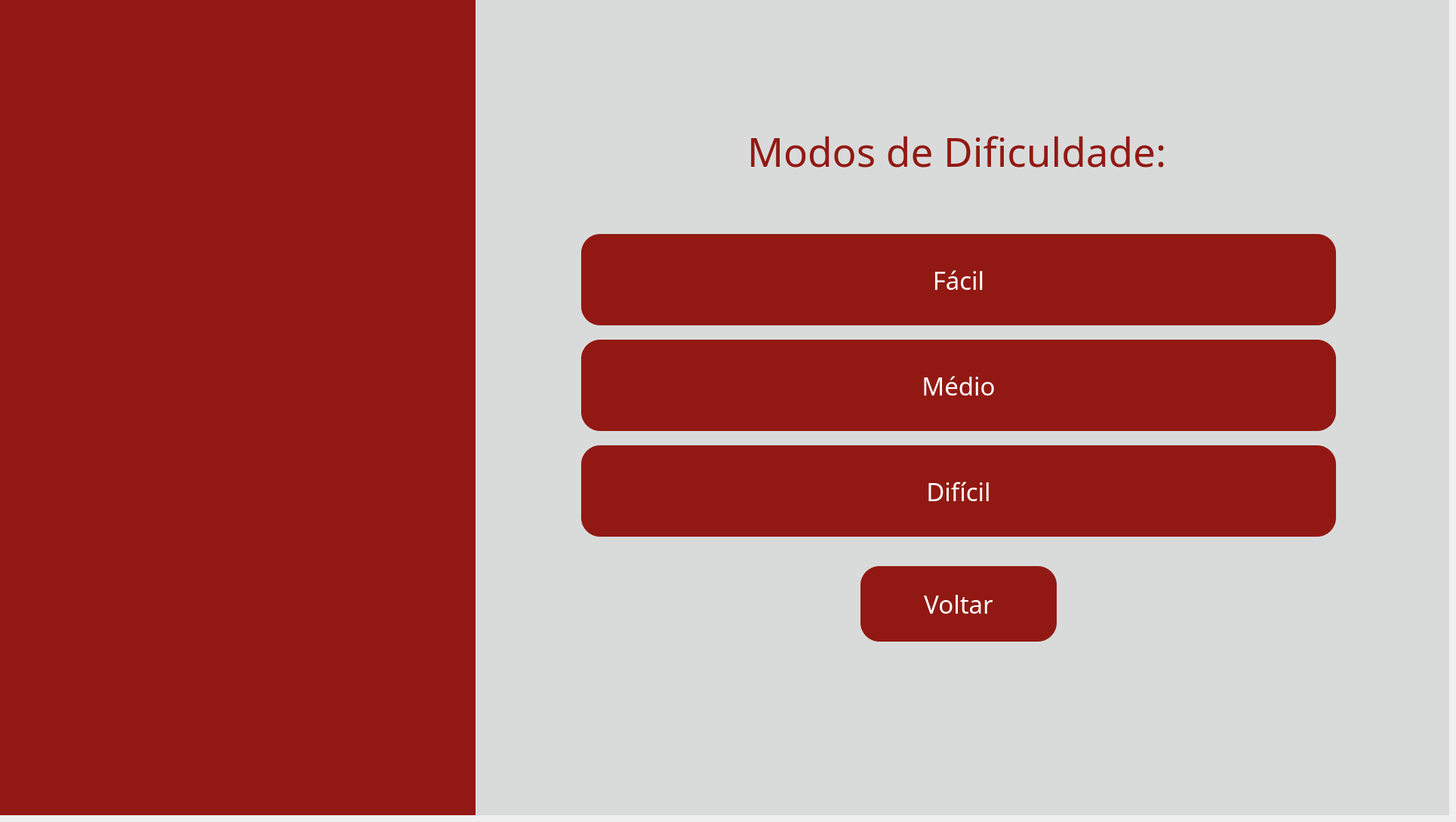
    <widget class="QWidget" name="pg_modos">
     <widget class="QWidget" name="fundo_modos" native="true">
      <property name="geometry">
       <rect>
        <x>0</x>
        <y>0</y>
        <width>1920</width>
        <height>1080</height>
       </rect>
      </property>
      <property name="styleSheet">
       <string notr="true">background-color: #d9dbdb</string>
      </property>
      <widget class="QWidget" name="barra_modos" native="true">
       <property name="geometry">
        <rect>
         <x>0</x>
         <y>0</y>
         <width>630</width>
         <height>1080</height>
        </rect>
       </property>
       <property name="styleSheet">
        <string notr="true">background-color: #921913;</string>
       </property>
       <widget class="QLabel" name="img_fundo_modos">
        <property name="geometry">
         <rect>
          <x>-60</x>
          <y>-60</y>
          <width>731</width>
          <height>1200</height>
         </rect>
        </property>
        <property name="text">
         <string/>
        </property>
        <property name="pixmap">
         <pixmap>../images/fundoetec.png</pixmap>
        </property>
        <property name="scaledContents">
         <bool>true</bool>
        </property>
       </widget>
      </widget>
      <widget class="QLabel" name="lbl_titulo_modos">
       <property name="geometry">
        <rect>
         <x>990</x>
         <y>170</y>
         <width>571</width>
         <height>61</height>
        </rect>
       </property>
       <property name="font">
        <font>
         <family>Arbutus Slab</family>
         <pointsize>40</pointsize>
        </font>
       </property>
       <property name="styleSheet">
        <string notr="true">color: #921913;</string>
       </property>
       <property name="text">
        <string>Modos de Dificuldade:</string>
       </property>
      </widget>
      <widget class="QPushButton" name="btn_voltarperfil4">
       <property name="geometry">
        <rect>
         <x>1140</x>
         <y>750</y>
         <width>260</width>
         <height>100</height>
        </rect>
       </property>
       <property name="font">
        <font>
         <family>Arbutus Slab</family>
         <pointsize>25</pointsize>
        </font>
       </property>
       <property name="styleSheet">
        <string notr="true">QPushButton{
    background-color: #921913;
    border: none;
    border-radius: 25px;
    color: white;
}

QPushButton:hover{
    background-color: #7a1410;
}

QPushButton:pressed{
    background-color: #5a0f0c;
}</string>
       </property>
       <property name="text">
        <string>Voltar</string>
       </property>
      </widget>
      <widget class="QPushButton" name="btn_medio">
       <property name="geometry">
        <rect>
         <x>770</x>
         <y>450</y>
         <width>1000</width>
         <height>121</height>
        </rect>
       </property>
       <property name="font">
        <font>
         <family>Arbutus Slab</family>
         <pointsize>25</pointsize>
        </font>
       </property>
       <property name="styleSheet">
        <string notr="true">QPushButton{
    background-color: #921913;
    border: none;
    border-radius: 25px;
    color: white;
}
QPushButton{
    background-color: #921913;
    border: none;
    border-radius: 25px;
    color: white;
}

QPushButton:hover{
    background-color: #7a1410;
}

QPushButton:pressed{
    background-color: #5a0f0c;
}:hover{
    background-color: #62100d;
}</string>
       </property>
       <property name="text">
        <string>Médio</string>
       </property>
      </widget>
      <widget class="QPushButton" name="btn_facil">
       <property name="geometry">
        <rect>
         <x>770</x>
         <y>310</y>
         <width>1000</width>
         <height>121</height>
        </rect>
       </property>
       <property name="font">
        <font>
         <family>Arbutus Slab</family>
         <pointsize>25</pointsize>
        </font>
       </property>
       <property name="styleSheet">
        <string notr="true">QPushButton{
    background-color: #921913;
    border: none;
    border-radius: 25px;
    color: white;
}

QPushButton:hover{
    background-color: #7a1410;
}

QPushButton:pressed{
    background-color: #5a0f0c;
}</string>
       </property>
       <property name="text">
        <string>Fácil</string>
       </property>
      </widget>
      <widget class="QPushButton" name="btn_dificil">
       <property name="geometry">
        <rect>
         <x>770</x>
         <y>590</y>
         <width>1000</width>
         <height>121</height>
        </rect>
       </property>
       <property name="font">
        <font>
         <family>Arbutus Slab</family>
         <pointsize>25</pointsize>
        </font>
       </property>
       <property name="styleSheet">
        <string notr="true">QPushButton{
    background-color: #921913;
    border: none;
    border-radius: 25px;
    color: white;
}

QPushButton:hover{
    background-color: #7a1410;
}

QPushButton:pressed{
    background-color: #5a0f0c;
}</string>
       </property>
       <property name="text">
        <string>Difícil</string>
       </property>
      </widget>
      <widget class="QLabel" name="lbl_logo_cps_modos">
       <property name="geometry">
        <rect>
         <x>1690</x>
         <y>950</y>
         <width>151</width>
         <height>91</height>
        </rect>
       </property>
       <property name="text">
        <string/>
       </property>
       <property name="pixmap">
        <pixmap>../images/logoetec.png</pixmap>
       </property>
       <property name="scaledContents">
        <bool>true</bool>
       </property>
      </widget>
      <widget class="QLabel" name="lbl_logo_etec_modos">
       <property name="geometry">
        <rect>
         <x>1550</x>
         <y>940</y>
         <width>111</width>
         <height>71</height>
        </rect>
       </property>
       <property name="text">
        <string/>
       </property>
       <property name="pixmap">
        <pixmap>../images/logocps.png</pixmap>
       </property>
       <property name="scaledContents">
        <bool>true</bool>
       </property>
      </widget>
     </widget>
    </widget>
